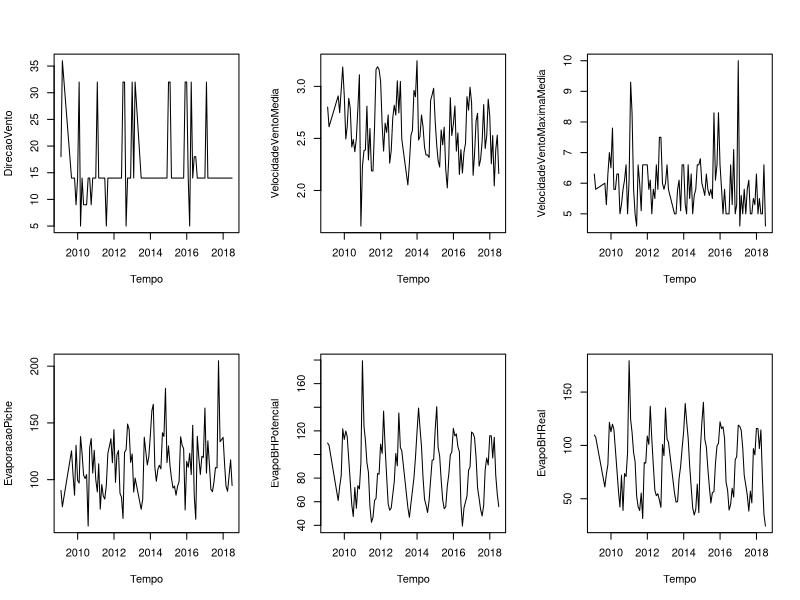
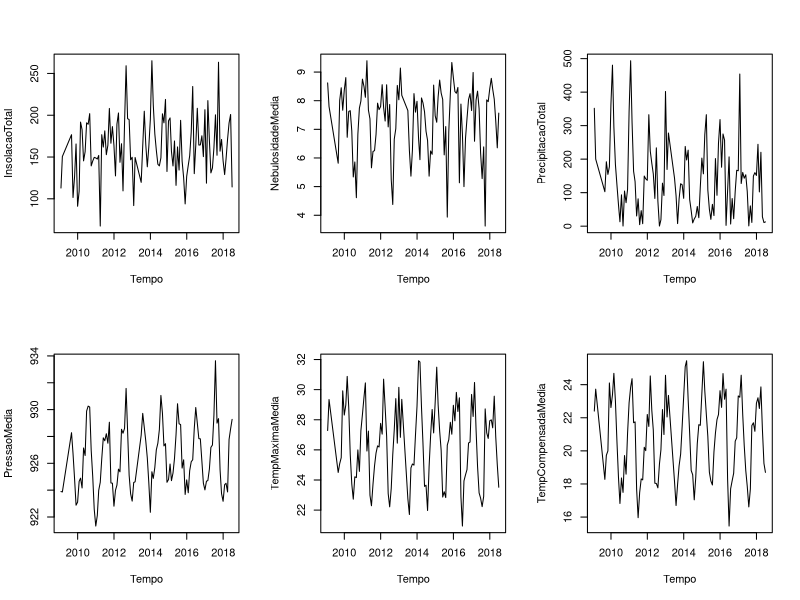
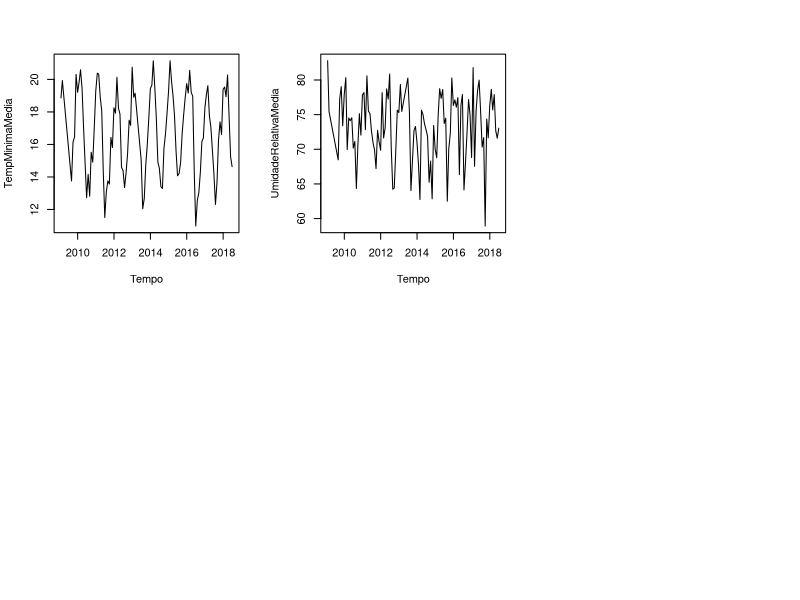
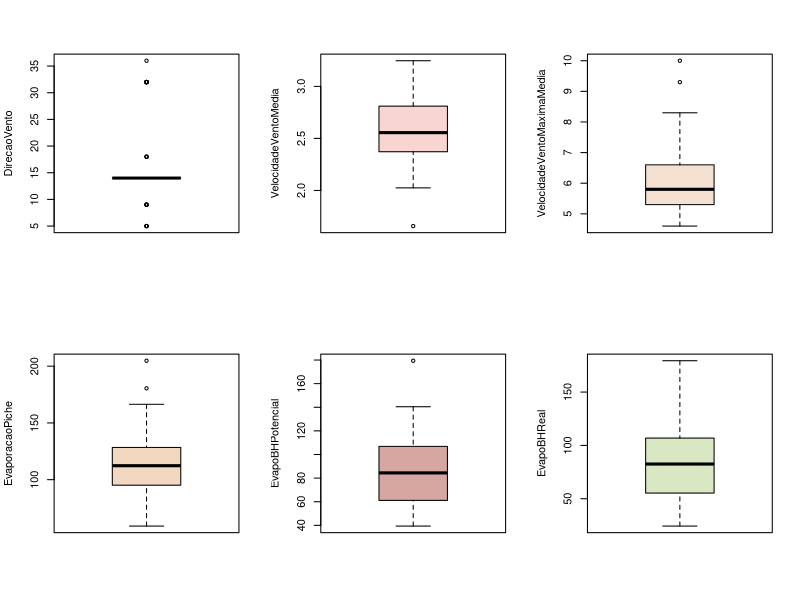
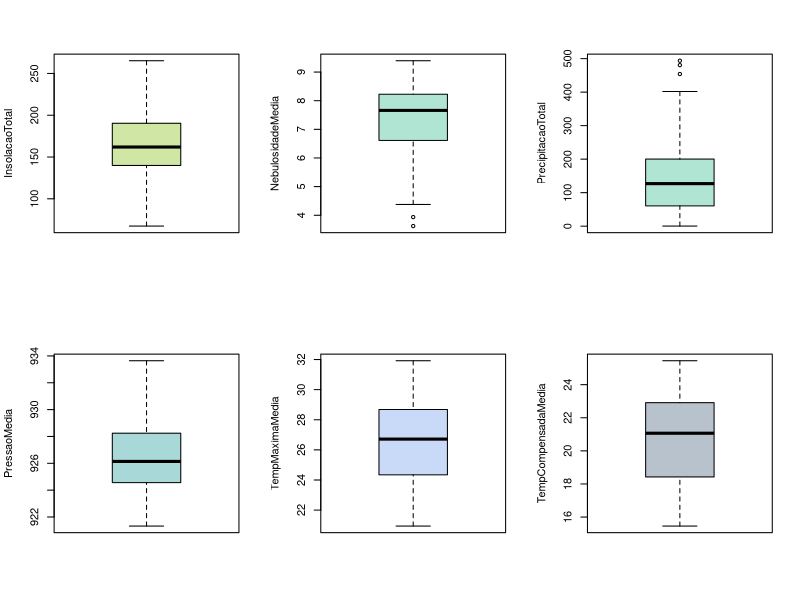
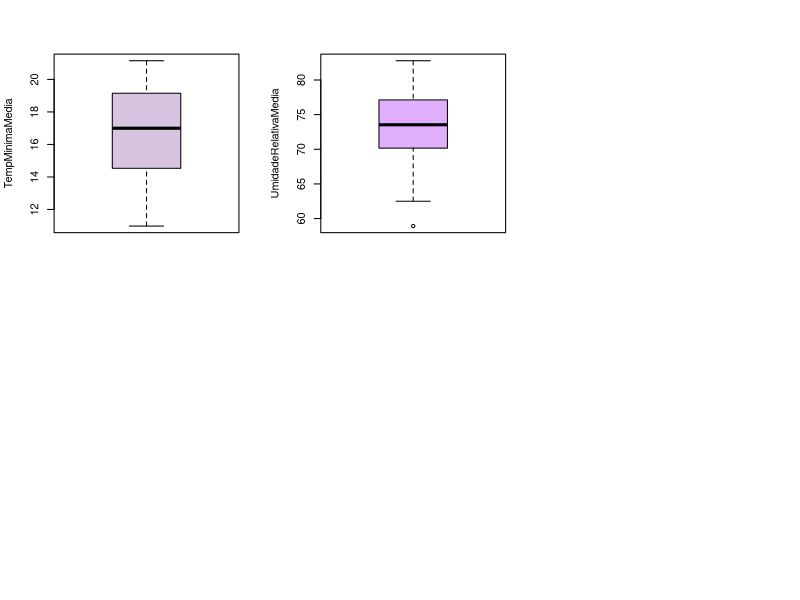
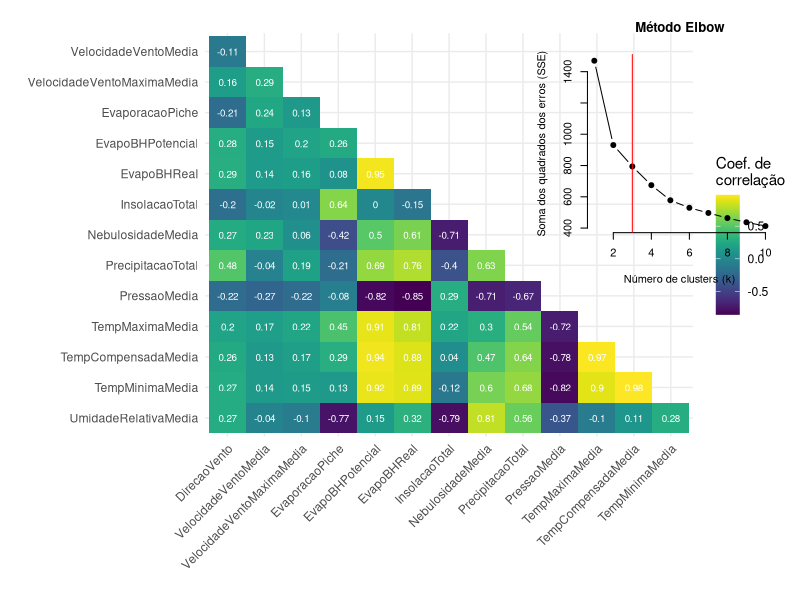

The R script that drew these images, in order: (Note: this script raises an error after producing the figures.)
# Carregar pacotes necessários
library(tidyverse)
library(xtable)
library(reshape2)
library(viridis)
library(ggplot2)


# Carregar os dados (substitua 'dados.csv' pelo nome do arquivo real)
dados <- read.delim("dados.txt",
                          sep = ';', dec = '.')

dados <- dados %>% select(-VisibilidadeMedia,
                          -X,
                          -PressaoNivelMarMedia,
                          -NumDiasPrecipitacao,
                          -Hora,
                          -Estacao)

# remover NAs 
# nrow: 115 -> 106

dados <- na.omit(dados)
colSums(is.na(dados))

dados$Data <- as.Date(dados$Data, format = "%d/%m/%Y")

head(dados)


###########################
# ANALISE DESCRITIVA
###########################

sumario <- dados[, 2:15] %>%
  summarise(across(everything(), 
                   list(min = ~round(min(.x, na.rm = TRUE), 2),
                        q1 = ~round(quantile(.x, 0.25, na.rm = TRUE), 2),
                        median = ~round(median(.x, na.rm = TRUE), 2),
                        mean = ~round(mean(.x, na.rm = TRUE), 2),
                        q3 = ~round(quantile(.x, 0.75, na.rm = TRUE), 2),
                        max = ~round(max(.x, na.rm = TRUE), 2),
                        sd = ~round(sd(.x, na.rm = TRUE), 2)))) %>%
  pivot_longer(cols = everything(),
               names_to = c("Variável", "Estatística"),
               names_sep = "_",
               values_to = "Valor") %>%
  pivot_wider(names_from = Estatística, values_from = Valor)

print((xtable(sumario, 
      caption = "Resumo Estatístico das Variáveis", 
      label = "tab:resumo_estatistico")), type = "latex", comment = FALSE) 
# Imprimir a tabela no formato LaTeX

#series temp
par(mfrow = c(2, 3))

for (col in colnames(dados[, 2:15])){
  plot(dados$Data, dados[[col]], type = 'l',
       ylab = col,
       xlab = 'Tempo')
  } # sazonalidade nenhuma tendencia

#boxplot
colores <- rev(plasma(20))
pastel_colors <- c(
  'white',
  "#F2C6D2",  # Light Rose
  "#F8D5D1",  # Pastel Pink
  "#F4E1D2",  # Pastel Peach
  "#F3D8C1",  # Pale Apricot
  "#D6A7A1",  # Muted Coral
  "#D9E7C3",  # Pastel Olive
  "#D0E6A5",  # Light Sage Green
  "#B1E5D3",  # Light Mint
  "#B1E5D3",   # Light Mint
  "#A8D8D8",  # Pale Teal
  "#C9DAF8",  # Powder Blue
  "#B8C2CC",  # Soft Periwinkle
  "#D8C4E1",  # Light Lavender
  "#E0B0FF"  # Lavender
)
par(mfrow = c(2, 3))

for (n in 2:15){
  boxplot(dados[n],
       ylab = colnames(dados[n]),
       col = pastel_colors[n])
} 

# matriz de correlacao
cor_matrix <- cor(dados[, 2:15], use = "complete.obs", method = "pearson")
cor_matrix <- melt(cor_matrix)
cor_matrix <- cor_matrix %>%
  mutate(row = as.numeric(factor(Var1)),
         col = as.numeric(factor(Var2))) %>%
  filter(row < col)
cor_matrix$Var2 <- factor(cor_matrix$Var2, rev(levels(cor_matrix$Var2)))
ggplot(cor_matrix, aes(Var1, Var2, fill = value)) +
  geom_tile() +  
  scale_fill_viridis(name = 'Coef. de\ncorrelação',option = "viridis", direction = 1) +
  geom_text(aes(label = round(value, 2)), color = "white", size = 2.5) +  # Add the correlation values
  theme_minimal() +
  theme(axis.text.x = element_text(angle = 45, hjust = 1)) +
  labs(title = "",
       x = "", y = "")

###########################
# MODELAGEM
###########################

# Normalizar os dados (escala 0-1)
variaveis_normalizadas <- scale(dados[,-1])


# Determinar o número ideal de clusters (Método Elbow)
set.seed(123)
sse <- numeric()
for (k in 1:10) {
  kmeans_model <- kmeans(variaveis_normalizadas, centers = k, nstart = 25)
  sse[k] <- kmeans_model$tot.withinss
}

# Plotar o método Elbow
plot(1:10, sse, type = "b", pch = 19, frame = FALSE, 
     xlab = "Número de clusters (k)", ylab = "Soma dos quadrados dos erros (SSE)",
     main = "Método Elbow")
abline(v = 3, col = 'red', type = '--')

# Definir o número de clusters (supondo 3 como exemplo)
k <- 3

# Aplicar o K-Means
kmeans_resultado <- kmeans(variaveis_normalizadas, centers = k, nstart = 25)

# Adicionar os clusters ao dataframe filtrado
dados$Cluster <- as.factor(kmeans_resultado$cluster)

# Visualizar os primeiros resultados
head(dados)

# Analisar as médias de cada variável por cluster
cluster_summary <- dados %>% 
  group_by(Cluster) %>% 
  summarise(across(colnames(dados[, 1:15]), 
                   list(media = mean, sd = sd), na.rm = TRUE))

print(cluster_summary)

# Lista de variáveis numéricas
variaveis <- c("VelocidadeVentoMedia", "VelocidadeVentoMaximaMedia", "EvaporacaoPiche", "InsolacaoTotal", "NebulosidadeMedia")

# Loop para criar boxplots de todas as variáveis numéricas pelos clusters
for (variavel in variaveis) {
  print( ggplot(dados_filtrados, aes_string(x = "Cluster", y = variavel, fill = "Cluster")) +
           geom_boxplot() +
           labs(
             title = paste("Distribuição de", variavel, "por Cluster"),
             x = "Cluster",
             y = variavel
           ) +
           theme_minimal() +
           theme(legend.position = "none") +
           scale_fill_brewer(palette = "Set2") )
}

# Adicionar uma coluna com o mês extraído da data
dados_filtrados <- dados_filtrados %>%
  mutate(Data = as.Date(Data, format = "%d/%m/%Y"),
         Mes = format(Data, "%m"))

# Calcular a frequência de clusters por mês
freq_mes <- dados_filtrados %>%
  group_by(Mes, Cluster) %>%
  summarise(Frequencia = n(), .groups = "drop")

# Gráfico de barras para a distribuição de clusters ao longo dos meses
ggplot(freq_mes, aes(x = Mes, y = Frequencia, fill = Cluster)) +
  geom_bar(stat = "identity", position = "dodge") +
  labs(title = "Distribuição dos Clusters por Mês",
       x = "Mês",
       y = "Frequência") +
  theme_minimal()

dados_filtrados <- dados_filtrados %>%
  mutate(Data = as.Date(Data, format = "%d/%m/%Y"),
         Ano = format(Data, "%Y"))

freq_ano <- dados_filtrados %>%
  group_by(Ano, Cluster) %>%
  summarise(Frequencia = n(), .groups = "drop")

# Gráfico de barras para a distribuição de clusters ao longo dos anos
ggplot(freq_ano, aes(x = Ano, y = Frequencia, fill = Cluster)) +
  geom_bar(stat = "identity", position = "dodge") +
  labs(title = "Distribuição dos Clusters por Ano",
       x = "Ano",
       y = "Frequência") +
  theme_minimal()
